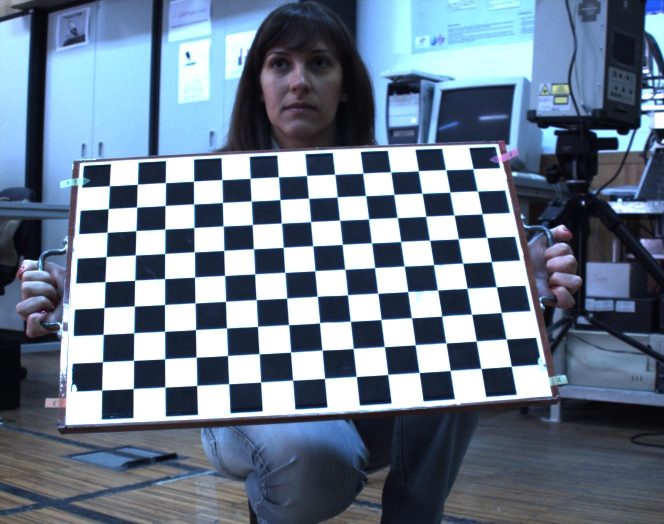
%> input picture TP8 - Homography/imagens/proj_image_5.jpg, 1328 x 1048 px (shown at 1/2 size)
$ octave tp8.m   (GNU Octave 9; MATLAB toolbox functions it lacks are replaced by stand-ins)
%> lines starting %> are read from the running program, lines starting %| are printed output that depends on the picture
close all
clear all
clc

K = [2071.82 0       688.18;
     0       2070.19 571.97;
     0       0       1     ];

Kinv = inv(K);

I{1} = imread('imagens/proj_image_5.jpg');
I{2} = imread('imagens/proj_image_6.jpg');
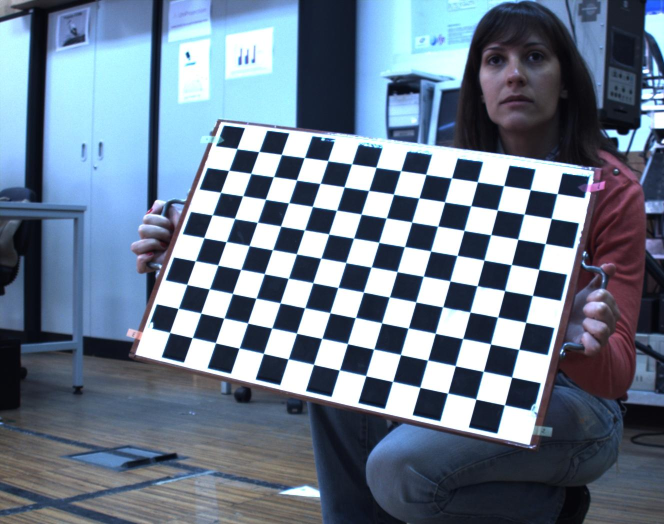
%> input picture TP8 - Homography/imagens/proj_image_6.jpg, 1328 x 1048 px (shown at 1/2 size)
I{3} = imread('imagens/proj_image_7.jpg');
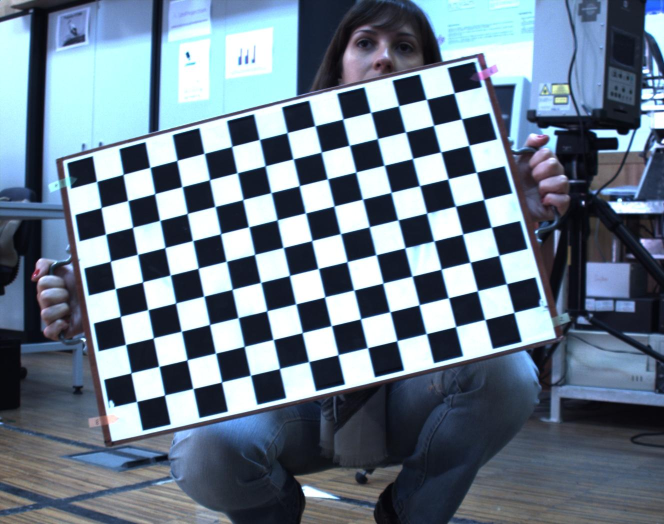
%> input picture TP8 - Homography/imagens/proj_image_7.jpg, 1328 x 1048 px (shown at 1/2 size)

for i=1:3
    figure('Name', num2str(i+4));
    I{i} = imresize(I{i},0.4);
%> (the run ends here)
